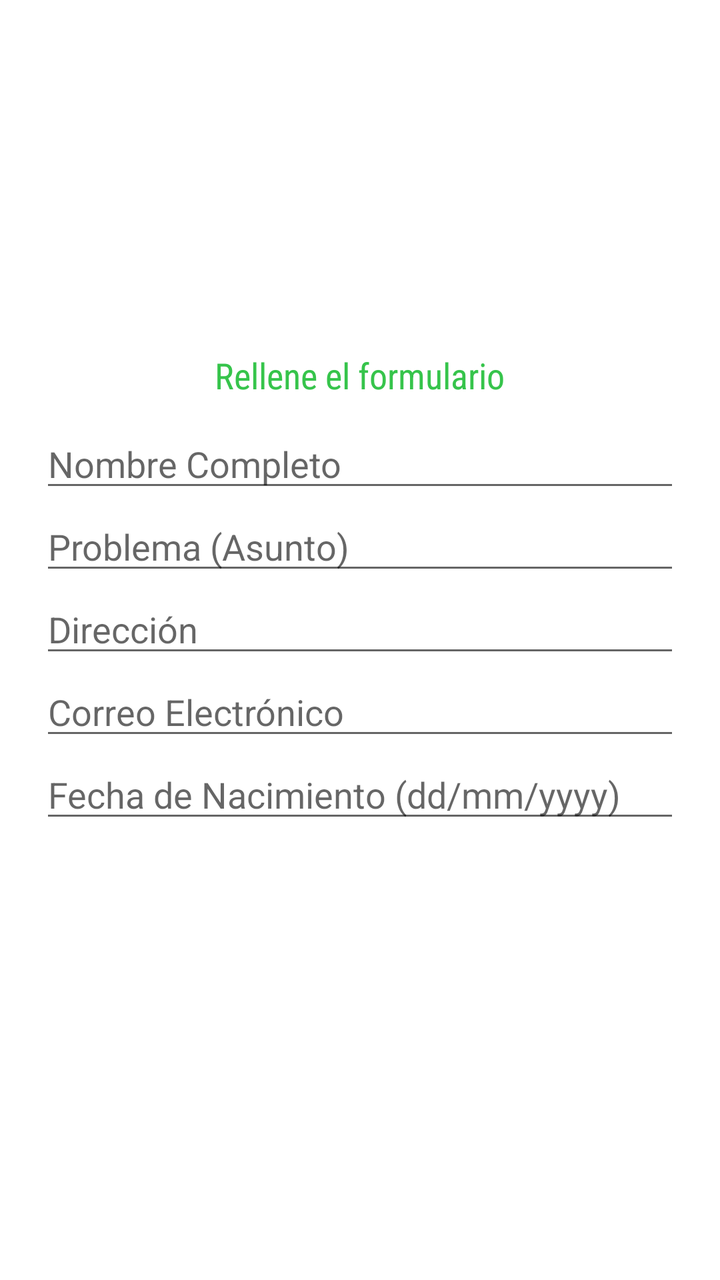
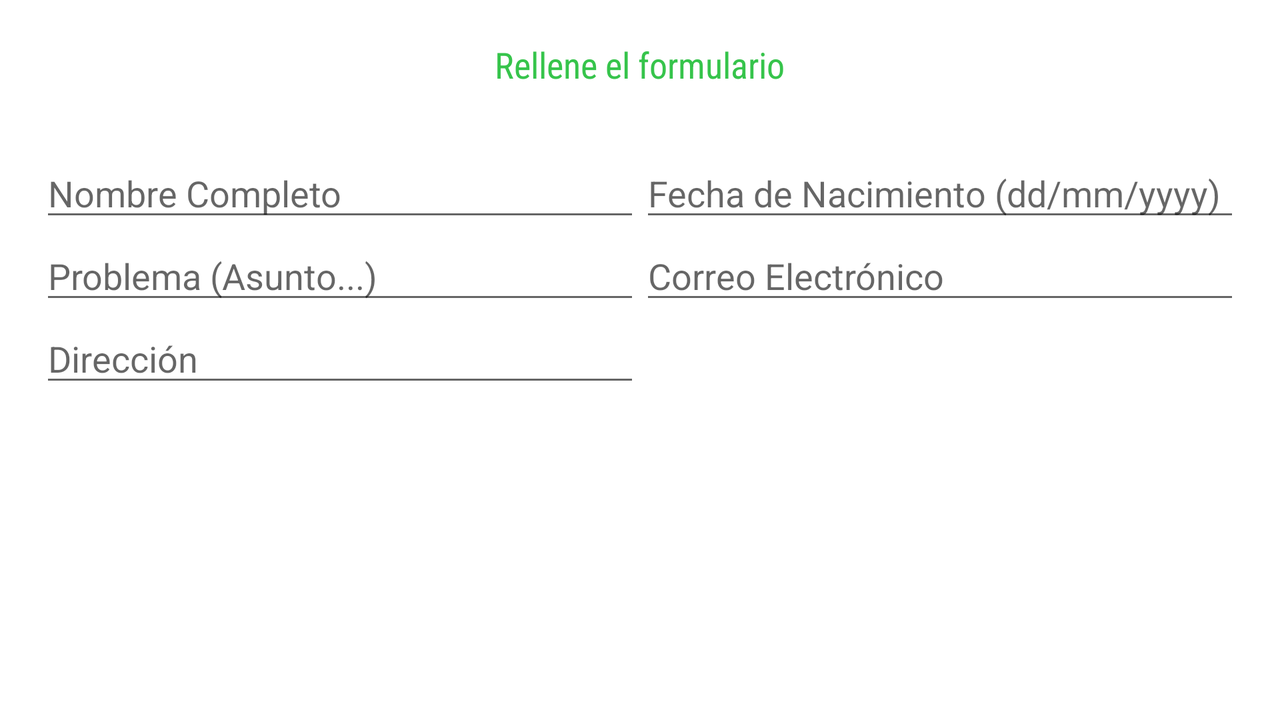

First picture: res/layout/ on a phone held upright. Second picture: the repository's own variant of that layout, on a device whose configuration matches the variant's folder. Source for both follows.
<!-- AndroidManifest.xml: application theme Theme.EntidadesOnline -->
<!-- res/layout/customdialog.xml -->
<?xml version="1.0" encoding="utf-8"?>
<RelativeLayout
    xmlns:android="http://schemas.android.com/apk/res/android" android:layout_width="match_parent"
    android:layout_height="match_parent"
    android:padding="20dp">

    <LinearLayout
        android:layout_centerVertical="true"
        android:layout_centerHorizontal="true"
        android:layout_width="match_parent"
        android:layout_height="wrap_content"
        android:orientation="vertical">

        <TextView
            android:layout_width="wrap_content"
            android:layout_height="wrap_content"
            android:layout_gravity="center"
            android:layout_marginBottom="10dp"
            android:fontFamily="sans-serif-condensed"
            android:text="Rellene el formulario"
            android:textColor="@color/actionBar"
            android:textSize="18sp" />

        <EditText
            android:id="@+id/patientFullName"
            android:layout_width="match_parent"
            android:layout_height="wrap_content"
            android:hint="Nombre Completo"
            android:textSize="18sp" />

        <EditText
            android:id="@+id/patientProblem"
            android:layout_width="match_parent"
            android:layout_height="wrap_content"
            android:hint="Problema (Asunto)"
            android:textSize="18sp" />

        <EditText
            android:id="@+id/patientAddress"
            android:layout_width="match_parent"
            android:layout_height="wrap_content"
            android:hint="Dirección"
            android:textSize="18sp" />

        <EditText
            android:id="@+id/patientEmail"
            android:layout_width="match_parent"
            android:layout_height="wrap_content"
            android:hint="Correo Electrónico"
            android:textSize="18sp" />

        <EditText
            android:id="@+id/patientDob"
            android:layout_width="match_parent"
            android:layout_height="wrap_content"
            android:hint="Fecha de Nacimiento (dd/mm/yyyy)"
            android:textSize="18sp" />
        <LinearLayout
            android:layout_width="match_parent"
            android:layout_height="wrap_content"
            android:orientation="horizontal">

            <Button
                android:id="@+id/bookAppointment"
                android:layout_width="wrap_content"
                android:layout_height="wrap_content"
                android:background="@drawable/shadowlightgreen"
                android:fontFamily="sans-serif-smallcaps"
                android:text="Reservar"
                android:textColor="@android:color/white" />

            <Button
                android:id="@+id/cancelAppointment"
                android:layout_width="wrap_content"
                android:layout_height="wrap_content"
                android:background="@drawable/shadowlightgreen"
                android:fontFamily="sans-serif-smallcaps"
                android:text="Cancelar"
                android:textColor="@android:color/white" />
        </LinearLayout>

    </LinearLayout>

</RelativeLayout>
<!-- resources referenced by this layout -->
<resources>
  <color name="actionBar">#FF36C44B</color>
  <style name="Theme.EntidadesOnline" parent="Theme.MaterialComponents.DayNight.DarkActionBar">
          
          <item name="colorPrimary">@color/purple_500</item>
          <item name="colorPrimaryVariant">@color/purple_700</item>
          <item name="colorOnPrimary">@color/white</item>
          
          <item name="colorSecondary">@color/teal_200</item>
          <item name="colorSecondaryVariant">@color/teal_700</item>
          <item name="colorOnSecondary">@color/black</item>
          
          <item name="android:statusBarColor" tools:targetApi="l">?attr/colorPrimaryVariant</item>
          
      </style>
  <color name="purple_500">#A27ECC</color>
  <color name="purple_700">#905ACD</color>
  <color name="white">#F7F6F8</color>
  <color name="teal_200">#6FC4CC</color>
  <color name="teal_700">#1BADC6</color>
  <color name="black">#020202</color>
</resources>
<!-- res/layout-land/customdialog.xml (the repository's variant of the layout above) -->
<!-- drawn on the phone turned sideways -->
<?xml version="1.0" encoding="utf-8"?>
<RelativeLayout
    xmlns:android="http://schemas.android.com/apk/res/android" android:layout_width="match_parent"
    android:layout_height="match_parent"
    android:padding="20dp">

    <TextView
        android:id="@+id/fillFormView"
        android:layout_width="wrap_content"
        android:layout_height="wrap_content"
        android:layout_centerHorizontal="true"
        android:layout_gravity="center"
        android:layout_marginBottom="30dp"
        android:fontFamily="sans-serif-condensed"
        android:text="Rellene el formulario"
        android:textColor="@color/actionBar"
        android:textSize="18sp" />

    <LinearLayout
        android:layout_below="@+id/fillFormView"
        android:layout_width="match_parent"
        android:layout_height="wrap_content"
        android:orientation="horizontal">
        <LinearLayout
            android:layout_alignParentLeft="true"
            android:layout_width="match_parent"
            android:layout_weight="1"
            android:layout_height="wrap_content"
            android:orientation="vertical">

            <EditText
                android:id="@+id/patientFullName"
                android:layout_width="match_parent"
                android:layout_height="wrap_content"
                android:hint="Nombre Completo"
                android:textSize="18sp" />

            <EditText
                android:id="@+id/patientProblem"
                android:layout_width="match_parent"
                android:layout_height="wrap_content"
                android:hint="Problema (Asunto...)"
                android:textSize="18sp" />

            <EditText
                android:id="@+id/patientAddress"
                android:layout_width="match_parent"
                android:layout_height="wrap_content"
                android:hint="Dirección"
                android:textSize="18sp" />

        </LinearLayout>
        <LinearLayout
            android:layout_width="match_parent"
            android:layout_height="wrap_content"
            android:orientation="vertical"
            android:layout_weight="1"
            android:layout_alignParentRight="true">

            <EditText
                android:id="@+id/patientDob"
                android:layout_width="match_parent"
                android:layout_height="wrap_content"
                android:hint="Fecha de Nacimiento (dd/mm/yyyy)"
                android:textSize="18sp" />

            <EditText
                android:id="@+id/patientEmail"
                android:layout_width="match_parent"
                android:layout_height="wrap_content"
                android:hint="Correo Electrónico"
                android:textSize="18sp" />
            <LinearLayout
                android:layout_width="match_parent"
                android:layout_height="wrap_content"
                android:orientation="horizontal">

                <Button
                    android:id="@+id/bookAppointment"
                    android:layout_width="match_parent"
                    android:layout_height="wrap_content"
                    android:layout_weight="1"
                    android:background="@drawable/shadowlightgreen"
                    android:fontFamily="sans-serif-smallcaps"
                    android:text="Reservar"
                    android:textColor="@android:color/white" />

                <Button
                    android:id="@+id/cancelAppointment"
                    android:layout_width="match_parent"
                    android:layout_height="wrap_content"
                    android:layout_weight="1"
                    android:background="@drawable/shadowlightgreen"
                    android:fontFamily="sans-serif-smallcaps"
                    android:text="Cancelar"
                    android:textColor="@android:color/white" />
            </LinearLayout>
        </LinearLayout>
    </LinearLayout>

</RelativeLayout>
